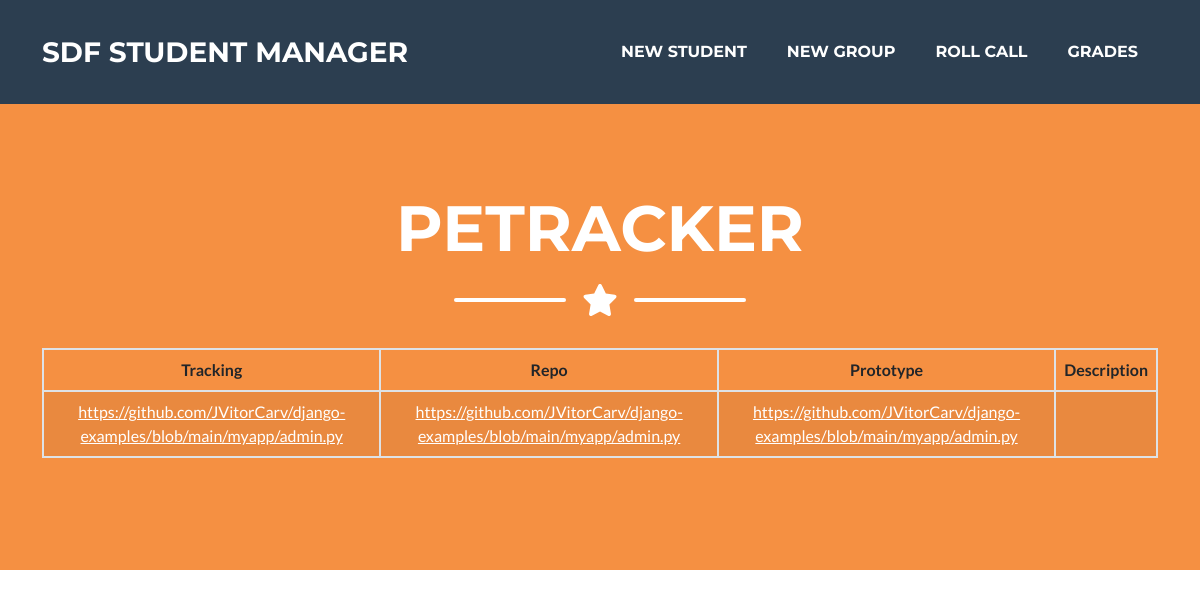
The page /group/2 on the database its author committed.
### presence_count/models.py (models this page shows, shortened)
class Group(models.Model):
    name = models.CharField(max_length=100)
    tracking = models.URLField(blank=True)
    repo = models.URLField(blank=True)
    prototype = models.URLField(blank=True)
    description = models.TextField(max_length=512, blank=True)

### presence_count/views.py (the view)
# urls.py: path('group/<int:group_id>', views.view_group, name='view_group')
def view_group(request, group_id):
    group = Group.objects.get(pk=group_id)
    context = {'group': group}
    return render(request, 'group.html', context)

### presence_count/templates/group.html (shortened to what this page needs)
{% extends 'base.html' %}
{% block body %}
    <header class="masthead bg-primary text-white text-center">
        <div class="container d-flex align-items-center flex-column">
            <h1 class="masthead-heading text-uppercase mb-0">{{group.name}}</h1>
            <div class="divider-custom divider-light">
                <div class="divider-custom-line"></div>
                <div class="divider-custom-icon"><i class="fas fa-star"></i></div>
                <div class="divider-custom-line"></div>
            </div>
            <table class="table table-striped table-hover table-bordered">
				<thead>
					<tr>
                        <th scope="col">Tracking</th>
                        <th scope="col">Repo</th>
                        <th scope="col">Prototype</th>
                        <th scope="col">Description</th>
					</tr>
				</thead>
				<tbody>
					<tr>
						<td class="text-white"><a style="color: white;" href="{{group.tracking}}" target="_blank">{{group.tracking}}</a></td>
						<td class="text-white"><a style="color: white;" href="{{group.repo}}" target="_blank">{{group.repo}}</a></td>
                        <td class="text-white"><a style="color: white;" href="{{group.prototype}}" target="_blank">{{group.prototype}}</a></td>
						<td class="text-white">{{group.description}}</td>
					</tr>
				</tbody>
			</table>
        </div>
    </header>
{% endblock %}

### rows shown on the page
Group: name "PETRACKER", tracking "https://github.com/JVitorCarv/django-examples/blob/main/myapp/admin.py", repo "https://github.com/JVitorCarv/django-examples/blob/main/myapp/admin.py", prototype "https://github.com/JVitorCarv/django-examples/blob/main/myapp/admin.py"
